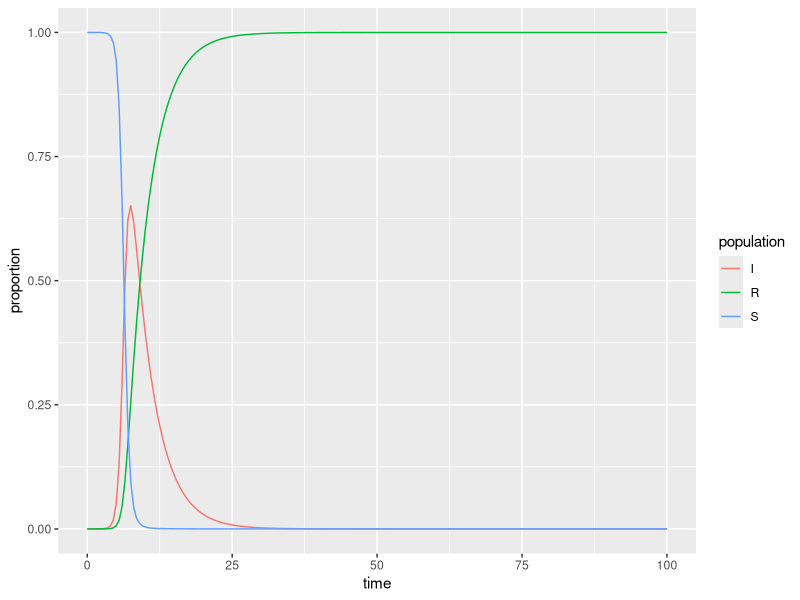

R code for this plot:
## ---- chunk 1
#| message: false
#| warning: false
library(tidyverse)
library(deSolve)
## ---- chunk 2
# Proportion in each compartment: Susceptible 0.999999, Infected 0.000001, Recovered 0 (these are directly from the example linked above) ----
init <- c(S = 1-1e-6, I = 1e-6, R = 0.0)

# beta: infection parameter; gamma: recovery parameter ----
parameters <- c(beta = 2.416, gamma = 0.261)

# time frame ----
times <- seq(0, 100, by = 0.5)
## ---- chunk 3
# Build the function with all ----
sir <- function(time, init, parameters) {

  with(as.list(c(init, parameters)), {
    dS <- -beta * S * I
    dI <-  beta * S * I - gamma * I
    dR <-  gamma * I
    
    return(list(c(dS, dI, dR)))
    
  })
  
}
## ---- chunk 4
# Solve using `deSolve::ode()` ----
approximation <- ode(y = init, times = times, func = sir, parms = parameters)
## ---- chunk 5
# Get output into a data frame ----
approx_df <- as.data.frame(approximation)

# Pivot longer so R will do the work for us ----
approx_long <- approx_df %>% 
  pivot_longer(cols = S:R, names_to = "population", values_to = "proportion")
## ---- chunk 6
ggplot(data = approx_long, aes(x = time, y = proportion)) +
  geom_line(aes(color = population))
